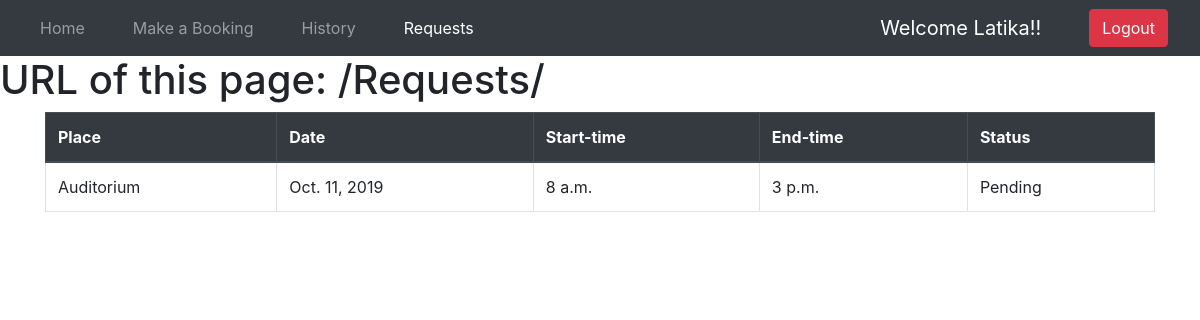
The page /Requests/ (signed in) on the database its author committed.
### login/models.py (models this page shows)
class Booking(models.Model):
    HOUR_CHOICES = [(dt.time(hour=x), '{:02d}:00'.format(x)) for x in range(8, 18)]
    audi_choices = [
        ('Auditorium','Auditorium'),
        ('Place2','Place2'),
        ('Place3','Place3')
    ]
    default_choice = [
        ('Auditorium','Auditorium')
    ]
    status_choice = [
        ('Pending','Pending'),
        ('Accepted','Accepted'),
        ('Rejected','Rejected')
    ]
    default_status_choice = [
        ('Pending','Pending')
    ]
    name = models.CharField(max_length=100)
    email = models.EmailField()
    place = models.CharField(max_length=100, choices = audi_choices,default=default_status_choice)
    date = models.DateField()
    start_time = models.TimeField(choices= HOUR_CHOICES)
    end_time = models.TimeField(choices= HOUR_CHOICES)
    status = models.CharField(max_length = 100,choices = status_choice,default = status_choice[0][0])
    userid=models.IntegerField(blank=True, null=True)
    def __str__(self):
        return self.name

### login/views.py (the view)
# urls.py: path("Requests/", views.Requests, name="Requests"),
@login_required
def Requests(request):
    x=Booking.objects.filter(userid=request.user.id)
    params={'Object':x}
    print(x)
    return render(request, 'login/Requests.html',params)

### templates/login/Requests.html
{% extends "login/extended.html" %} {% block title %} Requests {% endblock title %}
{% block body %}
<div class="table-responsive container">
<table class="table  table-bordered table-hover">
        <thead class="thead-dark">
          <tr>
            <th scope="col">Place</th>
            <th scope="col">Date</th>
            <th scope="col">Start-time</th>
            <th scope="col">End-time</th>
            <th scope="col">Status</th>
          </tr>
        </thead>
        <tbody>
          {% for i in Object %}
          <tr>
           <td>{{ i.place }}</td>
            <td>{{ i.date }}</td>
            <td>{{ i.start_time }}</td>
            <td>{{ i.end_time }}</td>
            <td>{{ i.status }}</td>
          </tr>
          {% endfor %}
         </tbody>
      </table>
    </div>
{% endblock body %}

### templates/login/extended.html (shortened to what this page needs)
<!DOCTYPE html>
<html lang="en">
  <head>
    <link
      rel="stylesheet"
      href="https://stackpath.bootstrapcdn.com/bootstrap/4.3.1/css/bootstrap.min.css"
    />
  </head>
  <body>
    <nav class="navbar navbar-expand-lg navbar-dark bg-dark">
      <div class="collapse navbar-collapse " id="navbarSupportedContent">
        <ul class="navbar-nav mr-auto">
          <li class="nav-item mx-3">
            {% url 'success' as Homepage %}
            <a
              class="nav-link {% if request.path == Homepage %}active{% endif %}"
              href="{{ Homepage }}"
              >Home <span class="sr-only">(current)</span></a
            >
          </li>
          <li class="nav-item mx-3">
            {% url 'booking' as booking %}
            <a
              class="nav-link{% if request.path == booking %} active{% endif %}"
              href="{{ booking }}"
              >Make a Booking</a
            >
          </li>
          <li class="nav-item mx-3">
            {% url 'History' as History %}
            <a
              class="nav-link{% if request.path == History %} active{% endif %}"
              href="{{ History }}"
              >History</a
            >
          </li>
          <li class="nav-item mx-3">
            {% url 'Requests' as Requests %}
            <a
              class="nav-link{% if request.path == Requests %} active{% endif %} "
              href="{{ Requests }}"
              >Requests</a
            >
          </li>
        </ul>
      </div>
      <ul class="nav navbar-nav navbar-right mx-3">
        <li>
          <a class="navbar-brand text-capitalize navbar-brand text-white"
            >Welcome {{ user }}!!</a
          >
        </li>
      </ul>
      <ul class="nav navbar-nav navbar-right">
        <li class="nav-item ">
          <form method="POST" action="{% url 'logout'%}">
            <button type="submit" class="btn btn-danger mx-3">Logout</button>
          </form>
        </li>
      </ul>
    </nav>
    <h1>URL of this page: {{ request.path }}</h1>
     {% block body %} {% endblock body %}
</body>
</html>

### rows shown on the page
Booking: place "Auditorium", date "Oct. 11, 2019", start_time "8 a.m.", end_time "3 p.m.", status "Pending"

### other values the page prints
{{ user }} "Latika"
{{ request.path }} "/Requests/"
